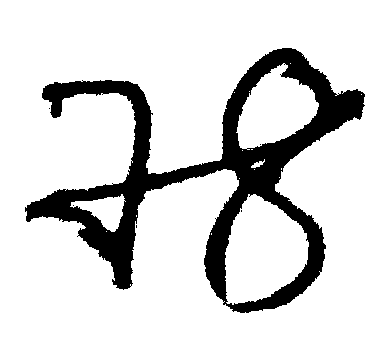
#> input picture crop8.png, 378 x 347 px
$ jupyter execute Untitled92.ipynb
#> lines starting #> are read from the running program, lines starting #| are printed output that depends on the picture; after the words box and inside, x2 and y2 are one past the last pixel; in counts of white or black regions, pixels touching at a corner belong together
[cell 1]
from PIL import Image, ImageDraw
import numpy as np
from math import sqrt

# Load image:
input_image = Image.open("crop8.png")
#> input_image is the input picture: PIL image 378x347 RGB; 83.8% white; 6 black regions (5 under 20 px), largest, box (x1, y1, x2, y2) and area: (25, 48, 365, 313) 21289
input_pixels = input_image.load()
width, height = input_image.width, input_image.height
#> width = 378; height = 347

# Create output image
output_image = Image.new("RGB", input_image.size)
#> output_image: PIL image 378x347 RGB; every value is 0
draw = ImageDraw.Draw(output_image)

# Convert to grayscale
intensity = np.zeros((width, height))
for x in range(width):
    for y in range(height):
        intensity[x, y] = sum(input_pixels[x, y]) / 3
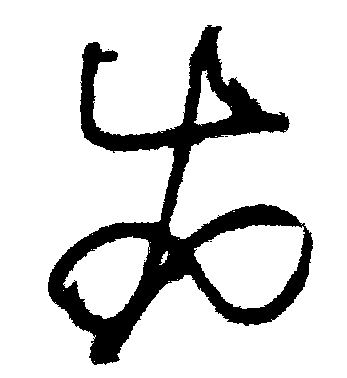
#> intensity: shape (378, 347) float64; 83.8% white; 6 black regions (5 under 20 px), largest, box (x1, y1, x2, y2) and area: (48, 25, 313, 365) 21289

# Compute convolution between intensity and kernels
for x in range(1, input_image.width - 1):
    for y in range(1, input_image.height - 1):
        magx = intensity[x + 1, y] - intensity[x - 1, y]
        magy = intensity[x, y + 1] - intensity[x, y - 1]

        # Draw in black and white the magnitude
        color = int(sqrt(magx**2 + magy**2))
        draw.point((x, y), (color, color, color))

output_image.save("edge8.png")
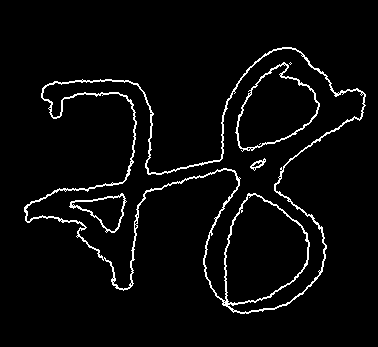
#> saved as edge8.png: PIL image 378x347 RGB; 3.9% white in thin lines or dots, all inside (x1, y1, x2, y2) = (24, 47, 366, 314)

[cell 2]
from PIL import Image, ImageDraw
from math import sqrt

# Load image:
input_image = Image.open("crop1.png")
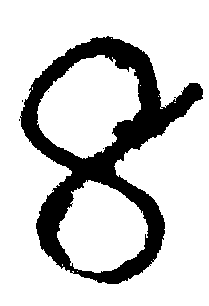
#> input picture crop1.png, 209 x 306 px
#> input_image is the input picture: PIL image 209x306 RGB; 80.1% white; 5 black regions (4 under 20 px), largest, box (x1, y1, x2, y2) and area: (20, 36, 203, 284) 12723
input_pixels = input_image.load()

# Sobel kernels
kernely = [[-1, 0, 1],
           [-2, 0, 2],
           [-1, 0, 1]]
kernelx = [[-1, -2, -1],
           [0, 0, 0],
           [1, 2, 1]]

# Create output image
output_image = Image.new("RGB", input_image.size)
#> output_image: PIL image 209x306 RGB; every value is 0
draw = ImageDraw.Draw(output_image)

# Compute convolution between intensity and kernels
for x in range(1, input_image.width - 1):
    for y in range(1, input_image.height - 1):
        magx, magy = 0, 0
        for a in range(3):
            for b in range(3):
                xn = x + a - 1
                yn = y + b - 1
                intensity = sum(input_pixels[xn, yn]) / 3
                magx += intensity * kernelx[a][b]
                magy += intensity * kernely[a][b]

        # Draw in black and white the magnitude
        color = int(sqrt(magx**2 + magy**2))
        draw.point((x, y), (color, color, color))

output_image.save("sobel1.png")
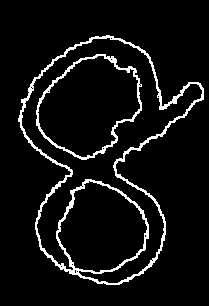
#> saved as sobel1.png: PIL image 209x306 RGB; 6.6% white in thin lines or dots, all inside (x1, y1, x2, y2) = (18, 35, 204, 285)
